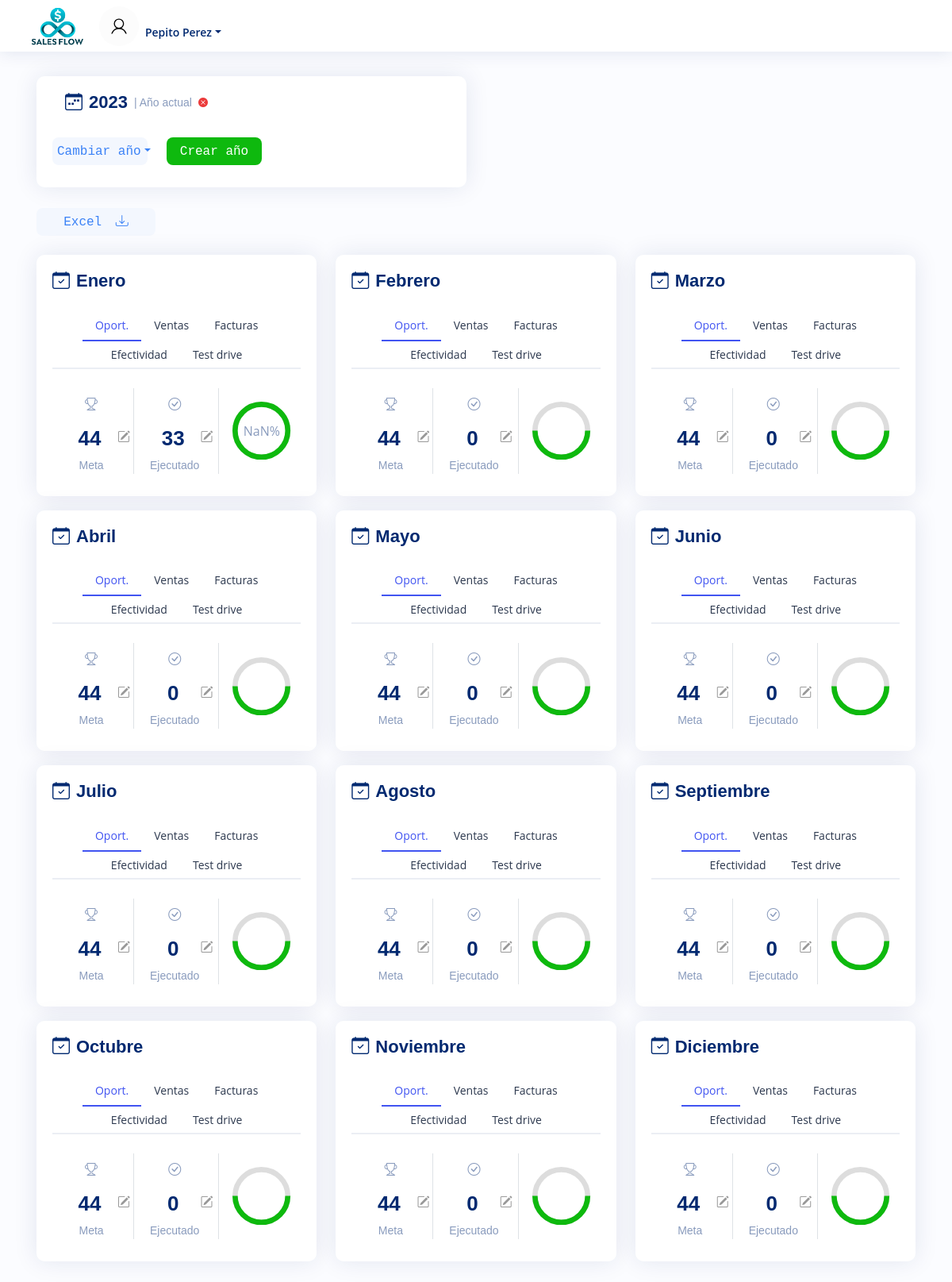
/2023 (signed in), run on the app's committed database.
### SalesFlow/models.py (models this page shows)
class User(AbstractUser):
   pass

class MonthSheet(models.Model):
    year_sheet = models.ForeignKey(YearSheet, on_delete=models.CASCADE, related_name="months")
    month = models.CharField(max_length=15, default=0)
    opt_goal = models.IntegerField(default=0)
    opt_current = models.IntegerField(default=0)
    sales_goal = models.IntegerField(default=0)
    sales_current = models.IntegerField(default=0)
    fact_goal = models.IntegerField(default=0)
    fact_current = models.IntegerField(default=0)
    efect_goal = models.IntegerField(default=0)
    efect_current = models.IntegerField(default=0)
    td_goal = models.IntegerField(default=0)
    td_current = models.IntegerField(default=0)

### SalesFlow/views.py (the view)
# urls.py: path("<int:req_year>", views.index, name="index"),
@login_required(login_url="login")
def index(request, req_year):
    user_object = User.objects.get(username=request.user)
    years = user_object.user_yearsheets.all()
    year_list = []
    for year in years:
        year_list.append(year.year)
    today = datetime.datetime.now()
    current_year = today.year
    existing_years = True
    if req_year in year_list:
        display_year = req_year
        current_yearsheet = user_object.user_yearsheets.get(year=int(req_year))
        months = current_yearsheet.months.all()
    elif current_year in year_list:
        display_year = current_year
        current_yearsheet = user_object.user_yearsheets.get(year=int(current_year))
        months = current_yearsheet.months.all()
    else:
        display_year = current_year
        months = ""
        existing_years = False
    return render(request,"SalesFlow/index.html", {
        "username": request.user,
        "year_list": year_list,
        "current_year": display_year,
        "months":months,
        "existing_years": existing_years
    })

### SalesFlow/templates/SalesFlow/index.html (shortened to what this page needs)
{% extends "SalesFlow/layout.html" %}
{% load static %}
{% block body %}
{% if existing_years %}
<div class="container p-3" style="margin-top:80px;">
  <div class="row year-row" id="year-row">
    <div class="col-12 col-md-6">
      <div class="card year info-card customers-card" id="year-card">
        <div class="card-body">
          <h5 class="col-9 card-title ps-3 d-flex align-items-center">
            <i class="bi-calendar-week pe-2"></i>{{current_year}} <span class="ps-2"> | Año actual</span><a
              data-bs-toggle='modal' data-bs-target="#delete-year-modal" class="d-flex px-2"><i class="bi-x-circle-fill"
                style="color:#e71414d6; font-size:12px;"></i></a>
          </h5>
          <div class="d-flex align-items-center">
            <div class="row">
              <div class="dropdown col py-2">
                <button type="button" class="dropdown-toggle" data-bs-toggle="dropdown">Cambiar año</button>
              </div>
              <div class="col py-2">
                <a href="{% url 'new_year' %}">
                  <button type="button" style="background-color: #0eb90e; color:white;">Crear año</button>
                </a>
              </div>
            </div>
          </div>
        </div>
      </div>
    </div>
  </div>
  <div class="row py-3">
    <form class="col-2" action="{% url 'excel' %}" id='excel-form' method="post">
      <button type="submit" class="btn download-btn" style="width:150px;">
        Excel
        <i class="bi-download ps-2"></i>
      </button>
    </form>
  </div>
  <div class="row appear" id="months-row" style="opacity:0;">
    {% for month in months %}
    <div id="{{month.month}}-card" class="col-12 col-lg-4 col-md-6 pt-2 month-div" data-month-name="{{month.month}}" data-month_id="{{month.id}}"
      data-factcurrent="{{month.fact_current}}" data-optcurrent="{{month.opt_current}}"
      data-monthname="{{month.month}}">
      <div class="card">
        <div class="card-body">
          <h5 class="card-title text-start"> <i class="bi-calendar-check pe-2"></i>{{month.month}}</h5>
          <ul class="nav nav-tabs nav-tabs-bordered justify-content-center" id="borderedTab" role="tablist">
            <li class="nav-item" role="presentation">
              <button class="nav-link active" id="{{month.month}}-oport-tab" data-bs-toggle="tab"
                data-bs-target="#{{month.month}}-oport" type="button" role="tab" aria-controls="home"
                aria-selected="true">Oport.</button>
            </li>
            <li class="nav-item" role="presentation">
              <button class="nav-link" id="{{month.month}}-ventas-tab" data-bs-toggle="tab"
                data-bs-target="#{{month.month}}-ventas" type="button" role="tab" aria-controls="profile"
                aria-selected="false" tabindex="-1">Ventas</button>
            </li>
            <li class="nav-item" role="presentation">
              <button class="nav-link" id="{{month.month}}-fact-tab" data-bs-toggle="tab"
                data-bs-target="#{{month.month}}-fact" type="button" role="tab" aria-controls="contact"
                aria-selected="false" tabindex="-1">Facturas</button>
            </li>
            <li class="nav-item" role="presentation">
              <button class="nav-link" id="{{month.month}}-efect-tab" data-bs-toggle="tab"
                data-bs-target="#{{month.month}}-efect" type="button" role="tab" aria-controls="td"
                aria-selected="false" tabindex="-1">Efectividad</button>
            </li>
            <li class="nav-item" role="presentation">
              <button class="nav-link" id="{{month.month}}-td-tab" data-bs-toggle="tab"
                data-bs-target="#{{month.month}}-td" type="button" role="tab" aria-controls="efect"
                aria-selected="false" tabindex="-1">Test drive</button>
            </li>
          </ul>
          <div class="tab-content pt-2" id="borderedTabContent">
            <div class="tab-pane fade active show" id="{{month.month}}-oport" role="tabpanel"
              aria-labelledby="{{month.month}}-oport-tab">
              <div class="container p-2">
                <div class="row pt-2 align-items-center">
                  <div id="goal-col" class="col-4 border-end">
                    <div class="goal-logo p-2 text-center">
                      <i class="bi-trophy"></i>
                    </div>
                    <div id="goal-div" class="row align-items-center pb-1 pe-1" style="display:flex">
                      <div id="goal-number" class="col-4 goal-number pt-1 text-center">
                        <span id="num-span">{{month.opt_goal}}</span>
                      </div>
                      <div class="col-4 text-start">
                        <button id="edit-goal-btn" type="button" class="icon-button" data-month="{{month.id}}"
                          data-field="opt_goal"><i class="bi-pencil-square"></i></button>
                      </div>
                    </div>
                    <div class="goal-label text-center">
                      Meta
                    </div>
                  </div>
                  <div id="exec-col" class="col-4 border-end pe-3">
                    <div class="goal-logo p-2 text-center">
                      <i class="bi-check-circle"></i>
                    </div>
                    <div id="exec-div" class="row align-items-center pb-1 pe-1" style="display:flex">
                      <div id="exec-number" class="col-4 goal-number pt-1 text-center">
                        <span id="num-span">{{month.opt_current}}</span>
                      </div>
                      <div class="col-4 text-start">
                        <button id="edit-exec-btn" type="button" class="icon-button" data-month="{{month.id}}"
                          data-field="opt_current"><i class="bi-pencil-square"></i></button>
                      </div>
                    </div>
                    <div class="goal-label text-center">
                      Ejecutado
                    </div>
                  </div>
                  <div class="col-4">
                    <div class="progress-circle" id="progress-circle">
                      <span class="percentage-text"></span>
                    </div>
                  </div>
                </div>
              </div>
            </div>
          </div>
        </div>
      </div>
    </div>
    {% endfor %}
  </div>
</div>
{% endif %}
{% endblock %}

### SalesFlow/templates/SalesFlow/layout.html (shortened to what this page needs)
{% load static %}
<!DOCTYPE html>
<html lang="en">
<head>
    <link rel="stylesheet"
        href="https://cdnjs.cloudflare.com/ajax/libs/bootstrap-icons/1.10.3/font/bootstrap-icons.min.css">
    <link href="https://cdn.jsdelivr.net/npm/bootstrap@5.3.3/dist/css/bootstrap.min.css" rel="stylesheet"
>
    <link href="{% static 'SalesFlow/styles.css' %}" rel="stylesheet">
</head>
<body>
    <header id="header" class="header fixed-top d-flex align-items-center">
        <div class="container-flex">
            <div class="row">
                <div class="col-4 mt-2">
                    <a href="{% url 'start' %}" class="logo align-items-center">
                        <img src="{% static 'SalesFlow/images/logo.png' %}" alt="">
                    </a>
                </div>
                <div class="col-8 d-flex justify-content-center align-items-center">
                    <nav class="header-nav d-flex">
                        <ul class="d-flex align-items-center">
                            <a href="#" class="tab">
                            </a>
                            <li class="nav-item dropdown pe-3 pt-3">
                                <a class="nav-link nav-profile d-flex align-items-center pe-0" href="#"
                                    data-bs-toggle="dropdown">
                                    <span class="d-block dropdown-toggle ps-2">{{ username }}</span>
                                </a>
                            </li>
                        </ul>
                    </nav>
                </div>
            </div>
        </div>
    </header>
    {% block body %}
    {% endblock %}
</body>
</html>

### SalesFlow/static/SalesFlow/styles.css (style rules this page uses)
:root { --background-color: #ffffff; --text-color: #000000; }
body { background-color: var(--background-color); color: var(--text-color); }
body { font-family: "Open Sans", sans-serif; background: #fbfcff; color: #444444; }
.logo { line-height: 1; }
@media (min-width: 1200px) { .logo { width: 280px; } }
.logo img { max-height: 65px; margin-left: 20px; }
.header { transition: all 0.5s; z-index: 997; height: 65px; box-shadow: 0px 2px 20px rgba(1, 41, 112, 0.1); background-color: #fff; padding-left: 20px; }
.header-nav ul { list-style: none; }
.header-nav>ul { margin: 0; padding: 0; }
.header-nav .nav-profile { color: #012970; }
.header-nav .nav-profile span { font-size: 14px; font-weight: 600; }
.card { margin-bottom: 10px; min-width: 200px; border: none; border-radius: 10px; box-shadow: 0px 0 30px rgba(1, 41, 112, 0.1); background: #FFFFFF; }
.card-title { padding: 20px 0 15px 0; font-size: 22px; font-weight: 600; color: #012970; font-family: "Poppins", sans-serif; }
.card-title span { color: #899bbd; font-size: 14px; font-weight: 400; }
.card-body { padding: 0 20px 20px 20px; }
@media (min-width: 320px) { .year-row { align-items: center; justify-content: center; text-align: center; } }
@media (min-width: 992px) { .year-row { align-items: start; justify-content: start; text-align: start; } }
.goal-number { font-size: 26px; color: #012970; font-weight: 700; margin: 0; padding: 0; font-family: "Nunito", sans-serif; white-space: nowrap; }
.goal-label { color: #899bbd; font-size: 14px; font-weight: 400; font-family: "Poppins", sans-serif; }
.goal-logo { color: #899bbd; font-style: normal; }
.icon-button { background-color: transparent; border: none; cursor: pointer; }
.icon-button i { font-size: 1em; color: #333; opacity: 0.5; }
.appear { animation-name: show; animation-duration: 2s; animation-fill-mode: forwards; animation-play-state: paused; }
.percentage-text { position: absolute; top: 50%; left: 50%; transform: translate(-50%, -50%); text-align: center; color:#899bbd; }
.progress-circle { position: relative; }
.year button { font-family: monospace; background-color: #f3f7fe; color: #3b82f6; border: none; border-radius: 8px; width: 120px; height: 35px; transition: .3s; }
.nav-tabs-bordered { border-bottom: 2px solid #ebeef4; }
.nav-tabs-bordered .nav-link { margin-bottom: -2px; border: none; color: #2c384e; font-size: 14px; }
.nav-tabs-bordered .nav-link.active { background-color: #fff; color: #4154f1; border-bottom: 2px solid #4154f1; }
.tab { display: flex; align-items: center; justify-content: center; width: 50px; height: 50px; overflow: hidden; background-color: rgb(252, 252, 252); padding: 15px; border-radius: 50%; cursor: pointer; text-decoration: none; transition: all 0.3s; }
.download-btn { font-family: monospace; background-color: #f3f7fe; color: #3b82f6; border: none; border-radius: 8px; width: 120px; height: 35px; transition: .3s; }

### data on the page
User: username "Pepito Perez"
MonthSheet: month "Enero", opt_goal "44", opt_current "33"
MonthSheet: month "Febrero", opt_goal "44", opt_current "0"
MonthSheet: month "Marzo", opt_goal "44", opt_current "0"
MonthSheet: month "Abril", opt_goal "44", opt_current "0"
MonthSheet: month "Mayo", opt_goal "44", opt_current "0"
MonthSheet: month "Junio", opt_goal "44", opt_current "0"
MonthSheet: month "Julio", opt_goal "44", opt_current "0"
MonthSheet: month "Agosto", opt_goal "44", opt_current "0"
MonthSheet: month "Septiembre", opt_goal "44", opt_current "0"
MonthSheet: month "Octubre", opt_goal "44", opt_current "0"
MonthSheet: month "Noviembre", opt_goal "44", opt_current "0"
MonthSheet: month "Diciembre", opt_goal "44", opt_current "0"

### other printed values
{{ current_year }} "2023"
